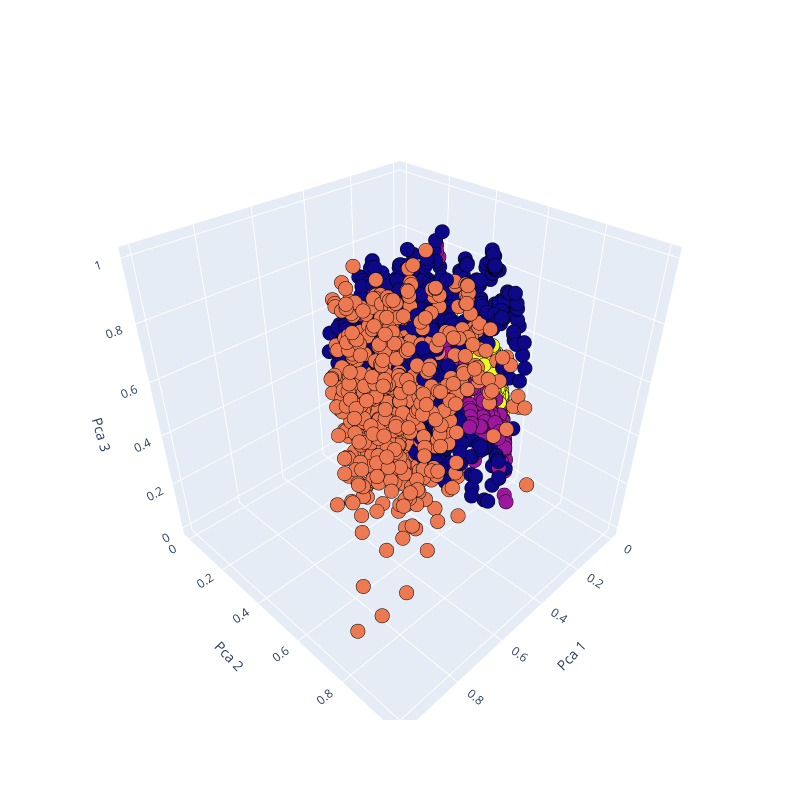

The cell this chart's notebook holds for it:
### Code cell
# 3d scatterplot using plotly
Scene = dict(xaxis = dict(title  = 'Pca 1'),yaxis = dict(title  = 'Pca 2'),zaxis = dict(title  = 'Pca 3'))

# model.labels_ is nothing but the predicted clusters i.e y_clusters
labels = acl_y_clusters
trace = go.Scatter3d(x=results_3d[:, 0], y=results_3d[:, 1], z=results_3d[:, 2], mode='markers',marker=dict(color = labels, size= 5, line=dict(color= 'black',width =1)))
layout = go.Layout(margin=dict(l=0,r=0),scene = Scene,height = 800,width = 800)
data = [trace]
fig = go.Figure(data = data, layout = layout)
fig.show()

### Figure 1 — Plotly figure (JSON) as saved in the notebook; plotly's stock layout.template omitted (floating-point values rounded to 4 significant figures; data arrays with more than 128 entries replaced by an {"elided": "..."} marker saying what was removed)
{"data": [{"marker": {"color": {"elided": "2916 int values"}, "line": {"color": "black", "width": 1}, "size": 5}, "mode": "markers", "type": "scatter3d", "x": {"elided": "2916 float values"}, "y": {"elided": "2916 float values"}, "z": {"elided": "2916 float values"}}], "layout": {"height": 800, "margin": {"l": 0, "r": 0}, "scene": {"xaxis": {"title": {"text": "Pca 1"}}, "yaxis": {"title": {"text": "Pca 2"}}, "zaxis": {"title": {"text": "Pca 3"}}}, "width": 800}}
